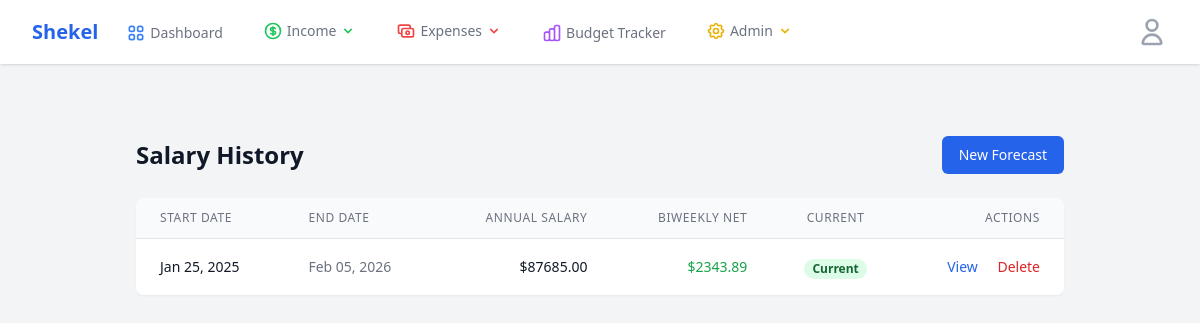
Page /salary/history (signed in) on the committed database.
### app/models.py (models this page shows, shortened)
class SalaryProjection(db.Model):
    id = db.Column(db.Integer, primary_key=True)
    start_date = db.Column(db.Date, nullable=False)
    end_date = db.Column(db.Date, nullable=True)
    annual_salary = db.Column(db.Float, nullable=False)
    tax_rate = db.Column(db.Float, nullable=False, default=25.0)  # Default 25% tax rate
    is_current = db.Column(db.Boolean, default=True)
    notes = db.Column(db.Text, nullable=True)
    user_id = db.Column(db.Integer, db.ForeignKey("user.id"), nullable=False)
    created_at = db.Column(db.DateTime, default=datetime.utcnow)
    def calculate_biweekly_gross(self):
        return self.annual_salary / 26.0
    def calculate_biweekly_net(self):
        gross_biweekly = self.calculate_biweekly_gross()
        net_biweekly = gross_biweekly * (1 - (self.tax_rate / 100))
        return net_biweekly

### app/routes.py (the view)
@main.route("/salary/history")
@login_required
def salary_history():
    projections = (
        SalaryProjection.query.filter_by(user_id=current_user.id)
        .order_by(SalaryProjection.start_date.desc())
        .all()
    )
    return render_template(
        "finance/salary_history.html", title="Salary History", projections=projections
    )

### app/models.py (called while the page is built)
@login_manager.user_loader
def load_user(id):
    return User.query.get(int(id))

    def has_permission(self, permission):
        return (
            self.role is not None and (self.role.permissions & permission) == permission
        )

    def can_manage_users(self):
        return self.has_permission(Role.MANAGE_USERS)

### app/templates/finance/salary_history.html (shortened to what this page needs)
{% extends "base.html" %}
{% block content %}
<div class="max-w-7xl mx-auto py-6 sm:px-6 lg:px-8">
    <div class="px-4 py-6 sm:px-0">
        <div class="flex justify-between items-center mb-6">
            <h1 class="text-2xl font-bold text-gray-900">Salary History</h1>
            <a href="{{ url_for('main.salary_forecast') }}"
                class="inline-flex items-center px-4 py-2 border border-transparent text-sm font-medium rounded-md text-white bg-blue-600 hover:bg-blue-700">
                New Forecast
            </a>
        </div>
        <div class="bg-white shadow-sm rounded-lg overflow-hidden">
            {% if projections %}
            <div class="overflow-x-auto">
                <table class="min-w-full divide-y divide-gray-200">
                    <thead class="bg-gray-50">
                        <tr>
                            <th scope="col"
                                class="px-6 py-3 text-left text-xs font-medium text-gray-500 uppercase tracking-wider">
                                Start Date</th>
                            <th scope="col"
                                class="px-6 py-3 text-left text-xs font-medium text-gray-500 uppercase tracking-wider">
                                End Date</th>
                            <th scope="col"
                                class="px-6 py-3 text-right text-xs font-medium text-gray-500 uppercase tracking-wider">
                                Annual Salary</th>
                            <th scope="col"
                                class="px-6 py-3 text-right text-xs font-medium text-gray-500 uppercase tracking-wider">
                                Biweekly Net</th>
                            <th scope="col"
                                class="px-6 py-3 text-center text-xs font-medium text-gray-500 uppercase tracking-wider">
                                Current</th>
                            <th scope="col"
                                class="px-6 py-3 text-right text-xs font-medium text-gray-500 uppercase tracking-wider">
                                Actions</th>
                        </tr>
                    </thead>
                    <tbody class="bg-white divide-y divide-gray-200">
                        {% for projection in projections %}
                        <tr>
                            <td class="px-6 py-4 whitespace-nowrap text-sm font-medium text-gray-900">
                                {{ projection.start_date.strftime('%b %d, %Y') }}
                            </td>
                            <td class="px-6 py-4 whitespace-nowrap text-sm text-gray-500">
                                {% if projection.end_date %}
                                {{ projection.end_date.strftime('%b %d, %Y') }}
                                {% else %}
                                <span class="text-gray-400">—</span>
                                {% endif %}
                            </td>
                            <td class="px-6 py-4 whitespace-nowrap text-sm text-gray-900 text-right">
                                ${{ "%.2f"|format(projection.annual_salary) }}
                            </td>
                            <td class="px-6 py-4 whitespace-nowrap text-sm text-green-600 font-medium text-right">
                                ${{ "%.2f"|format(projection.calculate_biweekly_net()) }}
                            </td>
                            <td class="px-6 py-4 whitespace-nowrap text-center">
                                {% if projection.is_current %}
                                <span
                                    class="px-2 inline-flex text-xs leading-5 font-semibold rounded-full bg-green-100 text-green-800">
                                    Current
                                </span>
                                {% endif %}
                            </td>
                            <td class="px-6 py-4 whitespace-nowrap text-right text-sm font-medium">
                                <a href="{{ url_for('main.salary_forecast') }}?id={{ projection.id }}"
                                    class="text-blue-600 hover:text-blue-900 mr-4">
                                    View
                                </a>
                                <form method="POST" action="{{ url_for('main.delete_salary', id=projection.id) }}"
                                    class="inline">
                                    <button type="submit" class="text-red-600 hover:text-red-900"
                                        onclick="return confirm('Are you sure you want to delete this projection?')">
                                        Delete
                                    </button>
                                </form>
                            </td>
                        </tr>
                        {% endfor %}
                    </tbody>
                </table>
            </div>
            {% endif %}
        </div>
    </div>
</div>
{% endblock %}

### rows in the picture
SalaryProjection: start_date "Jan 25, 2025", end_date "Feb 05, 2026", annual_salary "87685.00", calculate_biweekly_net "2343.89", is_current "Current"
